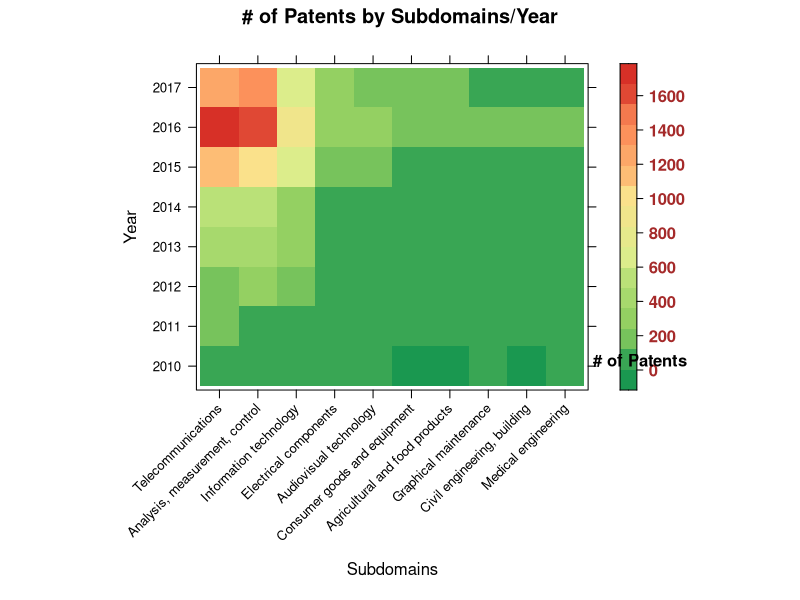

Here is the R script that generated this plot:
if(!require(gplots)) install.packages("gplots")
if(!require(lattice)) install.packages(lattice)
if(!require(raster)) install.packages("raster")
if(!require(grid)) install.packages(grid)
if(!require("RColorBrewer")) install.packages("RColorBrewer")

library("gplots")
library(lattice)
library(grid)
library(RColorBrewer)
require(raster)

DIM <- function( ... ){
    args <- list(...)
    lapply( args , function(x) { if( is.null( dim(x) ) )
                                    return( length(x) )
                                 dim(x) } )
}

## Ler arquivos de entrada e os transforma para realizar operacoes
tabela=read.table("input.txt",header=T,sep="\t",row.names=1,as.is=T,check.names=FALSE)
data=as.matrix(tabela)
nomes=read.table("input.txt", header=T,sep="\t")
## Fim leitura entrada

## Gera eixo de x e y do grafico e transforma valores em uma matriz
rowColNames=list(nomes$Records,as.character(names(tabela)))
matriz=matrix(data, ncol=length(names(tabela)),byrow=F,dimnames=rowColNames)
## Fim transformacoes

## Gera matriz de cores com intervalo de 20 cores
cols <- rev(colorRampPalette(brewer.pal(6, "RdYlGn"))(20))
## Fim cores

## Salva em png
png(file="img1.png",width=640,height=480,res=102)

#print(levelplot(matriz,col.regions=heat.colors,xlab = "Year",ylab = "Subdomains",main = "Heatmap top",col.regions = cols))
print(
	levelplot(matriz,
		xlab = "Subdomains",
		ylab = "Year",
		main = "# of Patents by Subdomains/Year",
		col.regions = cols, 
		scales = list(x = list(rot = 45),cex=0.8),
		colorkey=list(labels=list(cex=1, font=2, col="brown"),
			height=1, 
			width=1.4,
			#title = expression(paste("W ", m^2), sep=""),
			labels=c("none", "a bit"),
			row=13, 
			column=2, 
			vjust=2
			)  
		)
)

## Gera textos adicionais no gráfico
grid.text("# of Patents", x = .80, y = .40, gp = gpar(fontface = "bold"))

## Finaliza salvamento da imagem
dev.off()
